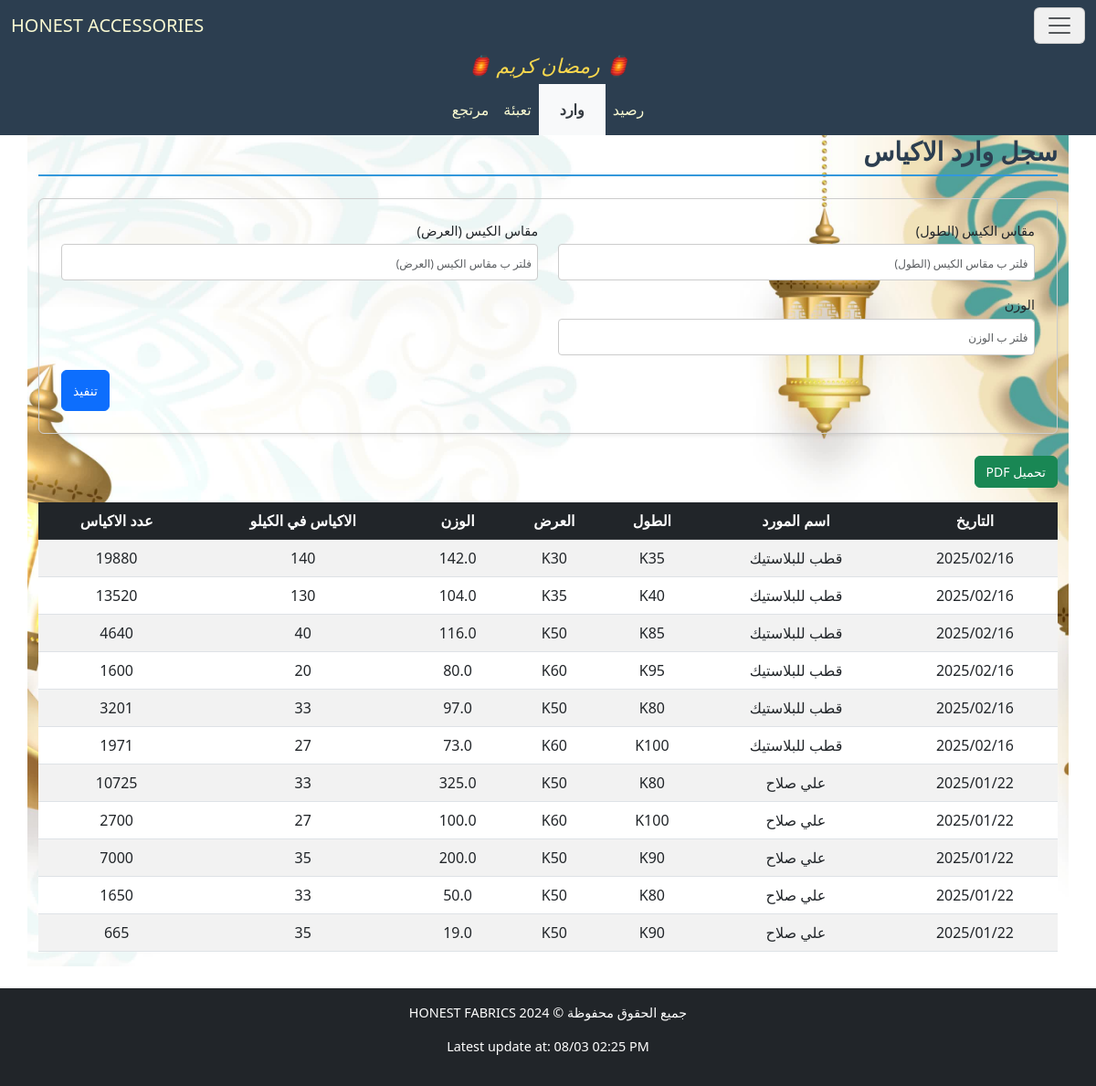
The page /accessories/BagSupplies/ on the database its author committed.
### accessories/models.py (models this page shows)
class SupplierBaseModel(BaseModel):
    supplier_name = models.CharField("اسم المورد", max_length=255, null=True, blank=True)
    class Meta:
        abstract = True

class BagBaseModel(IDBaseModel):
    bag_length = models.CharField("مقاس الكيس (الطول)", max_length=255, null=True, blank=True)
    bag_width = models.CharField("مقاس الكيس (العرض)", max_length=255, null=True, blank=True)
    weight = models.FloatField("الوزن", null=True, blank=True)
    bags_per_kilo = models.IntegerField("عدد الاكياس في الكيلو", null=True, blank=True)
    bags_quantity = models.IntegerField("عدد الاكياس", null=True, blank=True)
    class Meta:
        abstract = True

class BagSupplies(SupplierBaseModel, BagBaseModel):
    pass

### accessories/views.py (the view)
# urls.py: path('BagSupplies/', BagSuppliesView.as_view(), name='BagSuppliesView'),
class BagSuppliesView(FilterableListView):
    template_name = "accessories/BagSupplies.html"
    model = BagSupplies
    filter_fields = ['bag_length', 'bag_width', 'weight']
    columns = ["التاريخ","اسم المورد","الطول","العرض","الوزن","الاكياس في الكيلو","عدد الاكياس"]

### accessories/views.py (called while the page is built)
    def get_queryset(self):
        queryset = super().get_queryset()
        filters = Q()
        for field in self.filter_fields:
            filter_value = self.request.GET.get(field)
            if filter_value:
                filters &= Q(**{f"{field}__icontains": filter_value})
        filtered_queryset = queryset.filter(filters)
        try:
            filtered_queryset = filtered_queryset.order_by('-date')
        except:
            pass
        return filtered_queryset

    def get_context_data(self, **kwargs):
        context = super().get_context_data(**kwargs)
        update = Updates.objects.all().order_by('-date').first()
        context['update'] = localtime(update.date).strftime("%d/%m %I:%M %p") if update and update.date else None
        context['columns'] = self.columns
        model_meta = self.model._meta
        context['filter_fields'] = [
            {
                'field_name': field,
                'verbose_name': model_meta.get_field(field).verbose_name,
                'value': self.request.GET.get(field) or "",
            }
            for field in self.filter_fields
        ]
        return context

### accessories/templates/accessories/BagSupplies.html (shortened to what this page needs)
{% extends "accessories/layout.html" %}
{% load static %}
{% block home_page %}
<a class="navbar-brand" href="{% url 'CartonSuppliesView' %}">HONEST ACCESSORIES</a>
{% endblock %}
{% block navbar_links_small %}
<li class="p-2 nav-item">
    <a class="nav-link active" aria-current="page" href="{% url 'BagStockView' %}">رصيد</a>
</li>
<li class="p-2 nav-item nav_link_active">
    <a class="nav-link active" aria-current="page" href="{% url 'BagSuppliesView' %}">وارد</a>
</li>
<li class="p-2 nav-item">
    <a class="nav-link active" aria-current="page" href="{% url 'PackagingBagView' %}">تعبئة</a>
</li>
<li class="p-2 nav-item">
    <a class="nav-link active" aria-current="page" href="{% url 'ReturnBagView' %}">مرتجع</a>
</li>
{% endblock %}
{% block body %}
<h2 class="section-title pt-4">سجل وارد الاكياس</h2>
<form method="get" class="filter-form-flex mb-4 p-4 rounded shadow-sm">
        {% for filter_field in filter_fields %}
        <div class="form-group mb-3">
            <label for="filter_{{ forloop.counter }}" class="form-label">{{ filter_field.verbose_name }}</label>
            <input type="text" id="filter_{{ forloop.counter }}" name="{{ filter_field.field_name }}"
                   placeholder="فلتر ب {{ filter_field.verbose_name }}"
                   class="form-control"
                   value="{{ filter_field.value }}">
        </div>
        {% endfor %}
        <div class="submit-container">
            <button type="submit" class="btn btn-primary submit-btn">تنفيذ</button>
        </div>
    </form>
    <button onclick="generatePDF()" class="btn btn-success mb-3">تحميل PDF</button>
    <div style="overflow-y: auto; max-height: 70vh; position: relative;" class="table-responsive mb-4">
        <table id="data-table" class="table table-striped">
            <thead class="table-dark">
                <tr>
                    <th style="position: sticky; top: 0;" >التاريخ</th>
                    <th style="position: sticky; top: 0;" >اسم المورد</th>
                    <th style="position: sticky; top: 0;" >الطول</th>
                    <th style="position: sticky; top: 0;" >العرض</th>
                    <th style="position: sticky; top: 0;" >الوزن</th>
                    <th style="position: sticky; top: 0;" >الاكياس في الكيلو</th>
                    <th style="position: sticky; top: 0;" >عدد الاكياس</th>
                </tr>
            </thead>
            <tbody>
                {% for model in models %}
                <tr>
                    <td>{{ model.date|date:"Y/m/d" }}</td>
                    <td>{{ model.supplier_name }}</td>
                    <td>{{ model.bag_length }}</td>
                    <td>{{ model.bag_width }}</td>
                    <td>{{ model.weight }}</td>
                    <td>{{ model.bags_per_kilo }}</td>
                    <td>{{ model.bags_quantity }}</td>
                </tr>
                {% empty %}
                <tr>
                    <td colspan="7" class="text-center">لا يوجد عناصر</td>
                </tr>
                {% endfor %}
            </tbody>
        </table>
    </div>
{% endblock body %}

### cloth/static/cloth/styles.css (style rules this page uses)
:root { --primary-color: #3498db; --light-blue: #3db1ff5e; --secondary-color: #2c3e50; --success-color: #2ecc71; --danger-color: #e74c3c; --warning-color: #f1c40f; --light-bg: #f8f9fa; --dark-bg: #343a40; --light-text: lightgoldenrodyellow; --golden-text: rgb(255, 255, 0); --border-color: #dee2e6; --white-color: #ffffff; }
*, *::before, *::after { box-sizing: border-box; }
ul, div { padding: 0; margin: 0; }
body { background-color: var(--light-bg); margin-inline: 0; font-family: 'Segoe UI', Tahoma, Geneva, Verdana, sans-serif; line-height: 1.6; font-size: 16px; }
#navbar, #navbar a, #navbar-menu-body, #navbar-menu-body a { color: var(--light-text); }
.section-title { color: var(--secondary-color); border-bottom: 2px solid var(--primary-color); padding-bottom: 0.5rem; margin-bottom: 1.5rem; font-weight: bold; }
.table { border-collapse: separate; border-spacing: 0; border-radius: 8px; width: 100%; }
.table th, .table td { text-align: center; vertical-align: middle; padding: 10px; }
.table-striped tbody tr:nth-of-type(odd) { background-color: var(--light-bg); }
.table-dark th { background-color: var(--secondary-color); color: var(--light-text); }
.table-responsive { overflow-x: auto; }
.table-responsive table th, .table-responsive table td { white-space: nowrap; min-width: fit-content; }
.table-responsive table { width: 100%; table-layout: auto; }
.filter-form-flex { display: flex; flex-wrap: wrap; padding: 1rem; border: 1px solid #ccc; border-radius: 8px; justify-content: space-between; column-gap: 2px; direction: rtl; }
.filter-form-flex .form-group { display: flex; flex-direction: column; margin-bottom: 5px; width: 49%; }
.filter-form-flex .form-label { font-size: 0.9rem; margin-bottom: 0.25rem; }
.filter-form-flex .form-control { border: 1px solid #ccc; border-radius: 4px; padding: 0.4rem; font-size: 0.9rem; }
.filter-form-flex input[type="text"], .filter-form-flex input[type="number"], .filter-form-flex input[type="date"] { width: 100%; height: 40px; }
.submit-container { display: flex; justify-content: flex-end; width: 100%; }
.filter-form-flex .submit-btn { width: auto; height: 45px; font-size: 1rem; }
@media (max-width: 1200px) { body { font-size: 15px; } }
@media (max-width: 1200px) { h4.section-title, h2 { font-size: 28px !important; } }
@media (max-width: 1200px) { p.lead, .oped_details_btn, .btn { font-size: 14px !important; } }
@media (max-width: 1200px) { ::placeholder { font-size: 12px !important; } }
.nav_link_active { background-color: var(--light-bg) !important; }
.nav_link_active a { color: var(--dark-bg) !important; padding-inline: 15px; font-weight: 600; }

### rows shown on the page
BagSupplies: date "2025/02/16", supplier_name "قطب للبلاستيك", bag_length "K35", bag_width "K30", weight "142.0", bags_per_kilo "140", bags_quantity "19880"
BagSupplies: date "2025/02/16", supplier_name "قطب للبلاستيك", bag_length "K40", bag_width "K35", weight "104.0", bags_per_kilo "130", bags_quantity "13520"
BagSupplies: date "2025/02/16", supplier_name "قطب للبلاستيك", bag_length "K85", bag_width "K50", weight "116.0", bags_per_kilo "40", bags_quantity "4640"
BagSupplies: date "2025/02/16", supplier_name "قطب للبلاستيك", bag_length "K95", bag_width "K60", weight "80.0", bags_per_kilo "20", bags_quantity "1600"
BagSupplies: date "2025/02/16", supplier_name "قطب للبلاستيك", bag_length "K80", bag_width "K50", weight "97.0", bags_per_kilo "33", bags_quantity "3201"
BagSupplies: date "2025/02/16", supplier_name "قطب للبلاستيك", bag_length "K100", bag_width "K60", weight "73.0", bags_per_kilo "27", bags_quantity "1971"
BagSupplies: date "2025/01/22", supplier_name "علي صلاح", bag_length "K80", bag_width "K50", weight "325.0", bags_per_kilo "33", bags_quantity "10725"
BagSupplies: date "2025/01/22", supplier_name "علي صلاح", bag_length "K100", bag_width "K60", weight "100.0", bags_per_kilo "27", bags_quantity "2700"
BagSupplies: date "2025/01/22", supplier_name "علي صلاح", bag_length "K90", bag_width "K50", weight "200.0", bags_per_kilo "35", bags_quantity "7000"
BagSupplies: date "2025/01/22", supplier_name "علي صلاح", bag_length "K80", bag_width "K50", weight "50.0", bags_per_kilo "33", bags_quantity "1650"
BagSupplies: date "2025/01/22", supplier_name "علي صلاح", bag_length "K90", bag_width "K50", weight "19.0", bags_per_kilo "35", bags_quantity "665"

### other values the page prints
{{ filter_field.verbose_name }} "مقاس الكيس (الطول)" "مقاس الكيس (العرض)" "الوزن"
{{ update }} "08/03 02:25 PM"
